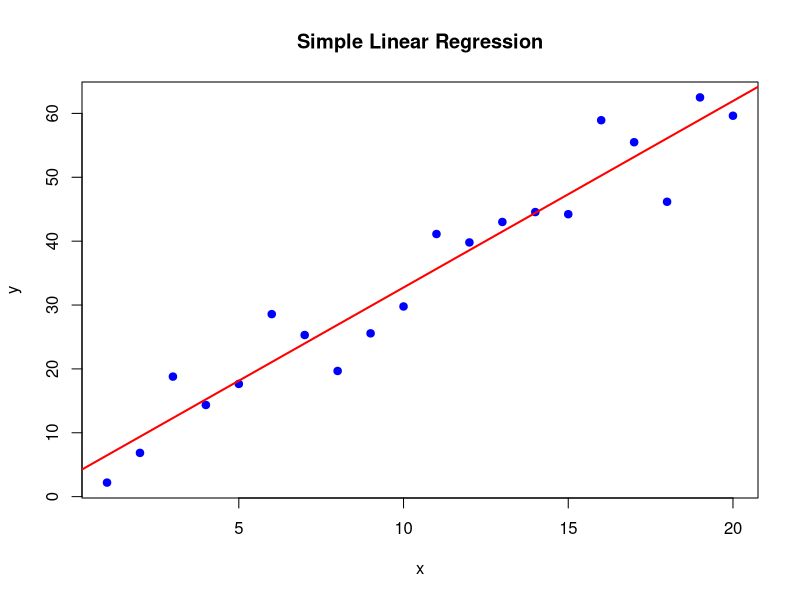
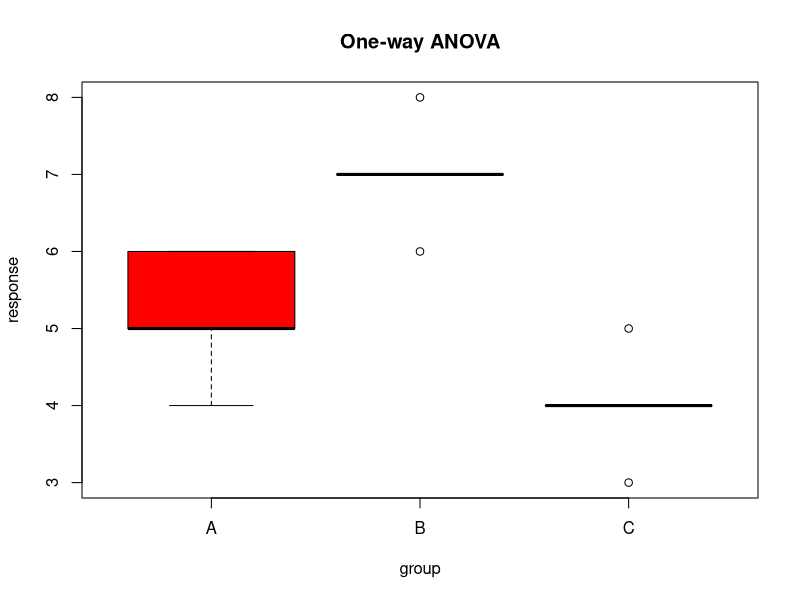

R code for these plots, in order:
print("############################################################")
print("# 1. Simple linear regression")
print("############################################################")

# Example data
set.seed(123)
x <- 1:20
y <- 2 + 3 * x + rnorm(20, mean = 0, sd = 5)  # y = 2 + 3x + noise

# Fit linear model
lm_model <- lm(y ~ x)
print(summary(lm_model))

# Open new window for first graph
dev.new()
plot(x, y, main = "Simple Linear Regression", xlab = "x", ylab = "y",
     pch = 19, col = "blue")
abline(lm_model, col = "red", lwd = 2)


print("############################################################")
print("# 2. Multiple linear regression")
print("############################################################")

# Example data
set.seed(456)
df <- data.frame(
  x1 = rnorm(30, 10, 2),
  x2 = rnorm(30, 5, 1),
  y = rnorm(30)
)
# Construct dependent variable
df$y <- 1 + 2*df$x1 + 3*df$x2 + rnorm(30, 0, 2)

# Fit multiple linear regression
lm_multi <- lm(y ~ x1 + x2, data = df)
print(summary(lm_multi))


print("############################################################")
print("# 3. ANOVA (one-way) - example of experimental design")
print("############################################################")

# Example: 3 groups with different means
group <- factor(rep(c("A", "B", "C"), each = 5))
response <- c(5,6,4,5,6, 7,8,6,7,7, 4,5,3,4,4)
anova_model <- aov(response ~ group)
print(summary(anova_model))

# Open another new window for second graph
dev.new()
boxplot(response ~ group, main = "One-way ANOVA", col = c("red", "green", "blue"))
